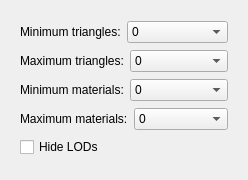
<?xml version="1.0" encoding="UTF-8"?>
<ui version="4.0">
 <class>ModelAssetDbFilterDlg</class>
 <widget class="QWidget" name="ASSET_FILTERS_MODELS_MAIN_WIDGET">
  <property name="geometry">
   <rect>
    <x>0</x>
    <y>0</y>
    <width>248</width>
    <height>180</height>
   </rect>
  </property>
  <layout class="QVBoxLayout" name="verticalLayout">
   <item>
    <widget class="QWidget" name="ASSET_FILTERS_MODELS_WIDGET">
     <layout class="QVBoxLayout" name="verticalLayout_3">
      <item>
       <layout class="QHBoxLayout" name="ASSET_FILTERS_MODELS_MIN_TRIANGLES_LAYOUT">
        <item>
         <widget class="QLabel" name="ASSET_FILTERS_MODELS_MIN_TRIANGLES">
          <property name="text">
           <string>Minimum triangles:</string>
          </property>
         </widget>
        </item>
        <item>
         <widget class="QComboBox" name="ASSET_FILTERS_MODELS_MIN_TRIANGLES_COMBO">
           <item>
             <property name="text">
               <string>0</string>
             </property>
           </item>
           <item>
             <property name="text">
               <string>10</string>
             </property>
           </item>
           <item>
             <property name="text">
               <string>100</string>
             </property>
           </item>
           <item>
             <property name="text">
               <string>500</string>
             </property>
           </item>
           <item>
             <property name="text">
               <string>1000</string>
             </property>
           </item>
           <item>
             <property name="text">
               <string>2000</string>
             </property>
           </item>
           <item>
             <property name="text">
               <string>5000</string>
             </property>
           </item>
           <item>
             <property name="text">
               <string>10000</string>
             </property>
           </item>
           <item>
             <property name="text">
               <string>20000</string>
             </property>
           </item>
           <item>
             <property name="text">
               <string>30000</string>
             </property>
           </item>
           <item>
             <property name="text">
               <string>40000</string>
             </property>
           </item>
           <item>
             <property name="text">
               <string>50000</string>
             </property>
           </item>
           <item>
             <property name="text">
               <string>64000</string>
             </property>
           </item>
         </widget>
        </item>
       </layout>
      </item>
      <item>
       <layout class="QHBoxLayout" name="ASSET_FILTERS_MODELS_MAX_TRIANGLES_LAYOUT">
        <item>
         <widget class="QLabel" name="ASSET_FILTERS_MODELS_MAX_TRIANGLES">
          <property name="text">
           <string>Maximum triangles:</string>
          </property>
         </widget>
        </item>
        <item>
         <widget class="QComboBox" name="ASSET_FILTERS_MODELS_MAX_TRIANGLES_COMBO">
           <item>
             <property name="text">
               <string>0</string>
             </property>
           </item>
           <item>
             <property name="text">
               <string>10</string>
             </property>
           </item>
           <item>
             <property name="text">
               <string>100</string>
             </property>
           </item>
           <item>
             <property name="text">
               <string>500</string>
             </property>
           </item>
           <item>
             <property name="text">
               <string>1000</string>
             </property>
           </item>
           <item>
             <property name="text">
               <string>2000</string>
             </property>
           </item>
           <item>
             <property name="text">
               <string>5000</string>
             </property>
           </item>
           <item>
             <property name="text">
               <string>10000</string>
             </property>
           </item>
           <item>
             <property name="text">
               <string>20000</string>
             </property>
           </item>
           <item>
             <property name="text">
               <string>30000</string>
             </property>
           </item>
           <item>
             <property name="text">
               <string>40000</string>
             </property>
           </item>
           <item>
             <property name="text">
               <string>50000</string>
             </property>
           </item>
           <item>
             <property name="text">
               <string>64000</string>
             </property>
           </item>
         </widget>
        </item>
       </layout>
      </item>
      <item>
       <layout class="QHBoxLayout" name="ASSET_FILTERS_MODELS_MIN_MATERIALS_LAYOUT">
        <item>
         <widget class="QLabel" name="ASSET_FILTERS_MODELS_MIN_MATERIALS">
          <property name="text">
           <string>Minimum materials:</string>
          </property>
         </widget>
        </item>
        <item>
         <widget class="QComboBox" name="ASSET_FILTERS_MODELS_MIN_MATERIALS_COMBO">
           <item>
             <property name="text">
               <string>0</string>
             </property>
           </item>
           <item>
             <property name="text">
               <string>1</string>
             </property>
           </item>
           <item>
             <property name="text">
               <string>5</string>
             </property>
           </item>
           <item>
             <property name="text">
               <string>10</string>
             </property>
           </item>
           <item>
             <property name="text">
               <string>100</string>
             </property>
           </item>
           <item>
             <property name="text">
               <string>500</string>
             </property>
           </item>
         </widget>
        </item>
       </layout>
      </item>
      <item>
       <layout class="QHBoxLayout" name="ASSET_FILTERS_MODELS_MAX_MATERIALS_LAYOUT">
        <item>
         <widget class="QLabel" name="ASSET_FILTERS_MODELS_MAX_MATERIALS">
          <property name="text">
           <string>Maximum materials:</string>
          </property>
         </widget>
        </item>
        <item>
         <widget class="QComboBox" name="ASSET_FILTERS_MODELS_MAX_MATERIALS_COMBO">
           <item>
             <property name="text">
               <string>0</string>
             </property>
           </item>
           <item>
             <property name="text">
               <string>1</string>
             </property>
           </item>
           <item>
             <property name="text">
               <string>5</string>
             </property>
           </item>
           <item>
             <property name="text">
               <string>10</string>
             </property>
           </item>
           <item>
             <property name="text">
               <string>100</string>
             </property>
           </item>
           <item>
             <property name="text">
               <string>500</string>
             </property>
           </item>
         </widget>
        </item>
       </layout>
      </item>
      <item>
       <widget class="QCheckBox" name="ASSET_FILTERS_MODELS_HIDE_LODS">
        <property name="text">
         <string>Hide LODs</string>
        </property>
       </widget>
      </item>
     </layout>
    </widget>
   </item>
  </layout>
 </widget>
 <resources/>
 <connections/>
</ui>
